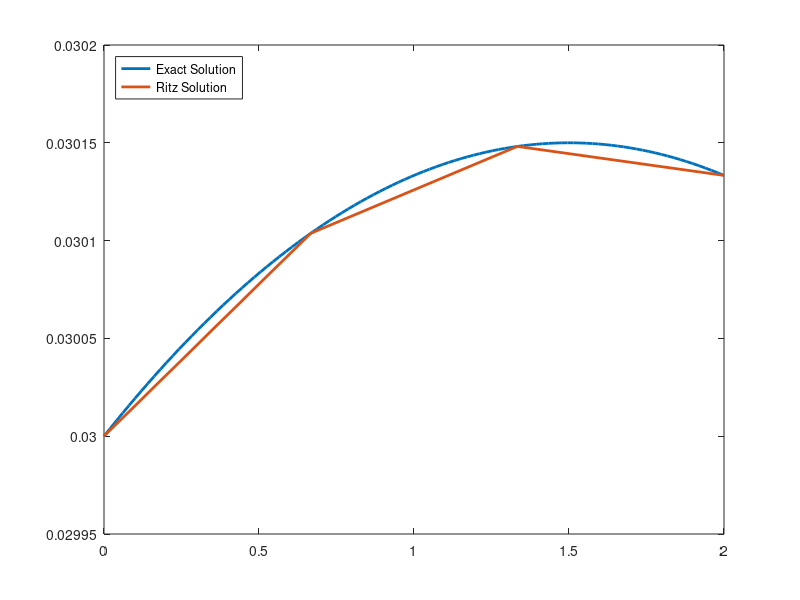

MATLAB code for this plot:
clear all

% Set the number of elements 
nel = 3;

% Number of Ritz functions
n   = nel + 1;

% Set parameters USCS
l        = 2;          % Length (in)
AE       = 30e6;       % Area x Modulus (lbf)
b        = 4000;       % Distributed Load (lbf/in)
Fapp     = -2000;      % Right-end force (lbf)
u0       = 0.03;       % Left-end displacement (in)
dx       = l/nel;      % Element size

% Exact Solution for the lab problem
xe = linspace(0,l,100);
ue = (1/AE)*(-b*xe.*xe/2 + (Fapp + b*l)*xe + u0*AE);

% Initialize storage and zero it out
K = spalloc(n,n,3*n);
F = zeros(n,1);
c = zeros(n,1);
 
% Compute K and F by looping over the elements
% Add your expressions here
for L = 1:nel
    
    ke =  [AE/dx -AE/dx;-AE/dx AE/dx]; % Complete with your two-by-two expression here
    Fe =  [1/2 * dx * b;b * 1/2*dx];% Complete with your two-by-one expression here
    
    idx = [L L+1];
    
    K(idx,idx) =  K(idx,idx) + ke;% Complete
    F(idx)     =  F(idx) + Fe;% Complete
end

% Add in contribution for point force 
F(n) =  F(n)+Fapp;  % Complete


% Set up driven and free degrees of freedom (same idea as with the truss)
idd = 1;
idf = 2:n;

% Imposed values
c(1) = u0;

% Perform the solve
Kff =  K(idf,idf); 
Kfd =  K(idf,idd);% Complete
Kdf =  K(idd,idf);% Complete
Kdd =  K(idd,idd);% Complete
Ff  =  F(idf);% Complete

c(idf) =  Kff\(Ff-Kfd*c(idd));% Complete
F(idd) =  Kdf*c(idf)+Kdd*c(idd);% Complete


% Plot exact versus approximate solution
xa = linspace(0,l,n)';
fh=plot(xe,ue,xa,c);
set(fh,'LineWidth',2);
legend('Exact Solution','Ritz Solution','Location','NorthWest');

